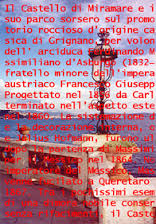
%> input picture test/08.jpg, 156 x 224 px
$ octave test.m   (GNU Octave 9; MATLAB toolbox functions it lacks are replaced by stand-ins)
%> lines starting %> are read from the running program, lines starting %| are printed output that depends on the picture
### code/baseline_removal.m
% ## =========================================================================================
% ## Author: Andre A. Boechat
% ## File: baseline_removal.m
% ## Date: July 01, 2014, 09:29:58 AM
% ## Description: Implementation of the baseline removal technique described in [1]. This
% ## technique uses gray-level morphological operations to remove baselines without
% ## losing too much information about the characters.
% ##
% ## Reference:
% ## [1] Ye, X., Cheriet, M., Suen, C., & Liu, K. (1999). Extraction of bankcheck items by
% ## mathematical morphology. International Journal on Document …, 2(2-3), 53–66.
% ## doi:10.1007/s100320050037
% ## =========================================================================================
% ##
% ## Usage:
% ## [OUT_IMG] = baseline_removal(IMG, MIN_LEN, THICK)
% ##
% ## [OUT_IMG] = baseline_removal(IMG, MIN_LEN, THICK, ANG = 0)
% ##
% ##     IMG is the gray-level input image.
% ##     MIN_LEN is the minimum length of the baselines.
% ##     THICK is the height of the thickest part of the baselines.
% ##     ANG (optional) can be used to remove lines in any direction and gives the angle
% ##         from X-axis to X-Y projection of the line.
% ##
% ##     OUT_IMG is the image result of the function.

function [out_img] = baseline_removal(img, min_len, thick, ang)
    ang = 0;
    % The input image must be in gray scale.
%     assert(isgray(img), "The input image must be in gray scale");
    % Definition of the linear structuring elements.
    hse = strel('line', min_len, ang);
    vse = strel('line', thick, ang + 90);
    % Main steps of the algorithm.
    f1 = imclose(img, hse);
    f2 = imclose(f1, vse);
    f3 = f2 - f1;
    out_img = img + f3;
end

### test.m
img = imread('test/08.jpg');
%> img is the input picture: size 224x156x3 uint8; mean R, G, B 181.3, 127.6, 143.6
gray = rgb2gray (img);
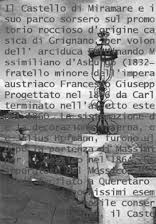
%> gray: size 224x156 uint8; min 8, max 255, mean 145.5
h_img = baseline_removal(gray, 1, 10);
%> in baseline_removal, `f2 = imclose(f1, vse);`:
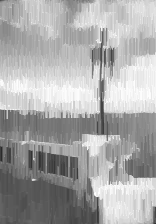
%> f2: size 224x156 uint8; min 43, max 255, mean 168.8
%> in baseline_removal, `f3 = f2 - f1;`:
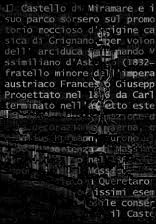
%> f3: size 224x156 uint8; min 0, max 194, mean 23.3
v_img = baseline_removal(gray, 1, 8, 90);
subplot(1,3,1), imshow(gray)
subplot(1,3,2), imshow(h_img)
subplot(1,3,3), imshow(v_img)

$ run again, with test/01.jpg copied over test/08.jpg
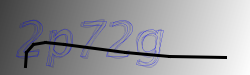
%> input picture test/01.jpg, 250 x 75 px
%> img is the input picture: size 75x250x3 uint8; mean R, G, B 150.2, 150.2, 154.1
%> in baseline_removal, `f2 = imclose(f1, vse);`:
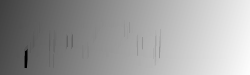
%> f2: size 75x250 uint8; min 0, max 253, mean 157.6
%> in baseline_removal, `f3 = f2 - f1;`:
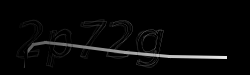
%> f3: size 75x250 uint8; min 0, max 233, mean 6.9
